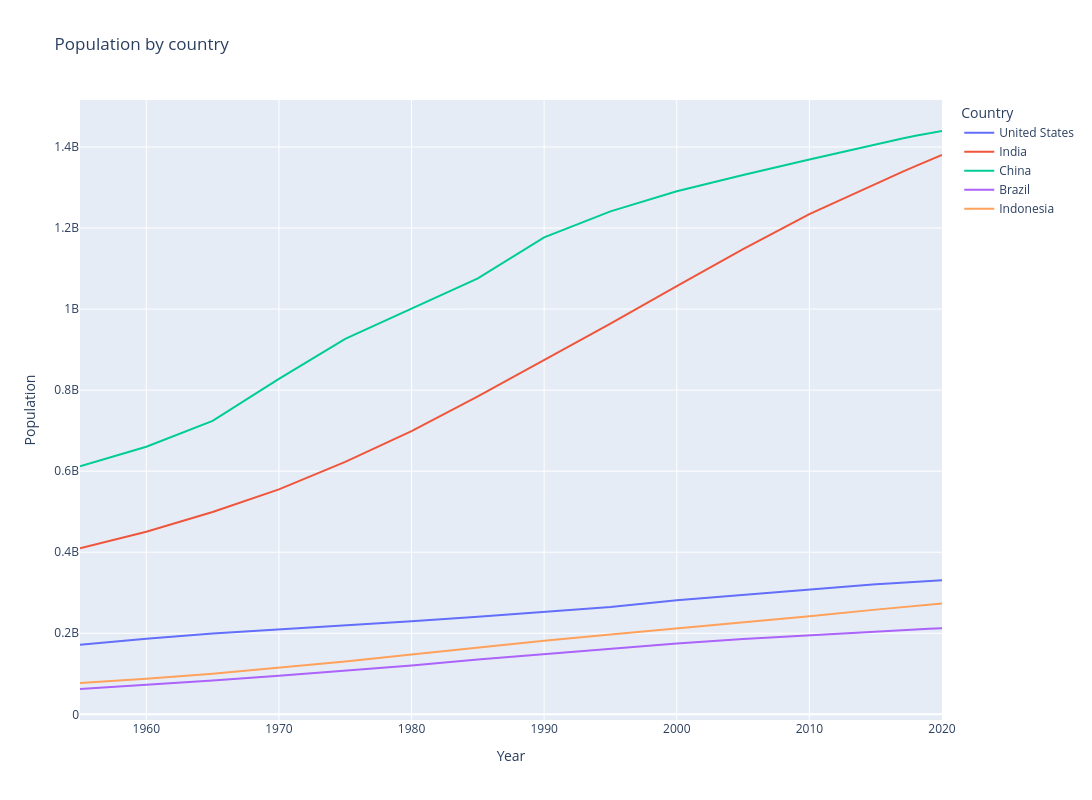

Notebook source saved alongside this figure:
### Markdown cell above
# 1 Lineplot

### Code cell
fig = px.line(
    df_pivot,
    labels={"year": "Year", "value": "Population", "country": "Country"},
    title="Population by country",
    width = 1100,
    height = 800
)
fig.show()

### Figure 1 — Plotly figure (JSON) as saved in the notebook; plotly's stock layout.template omitted (floating-point values rounded to 4 significant figures)
{"data": [{"hovertemplate": "Country=United States<br>Year=%{x}<br>Population=%{y}<extra></extra>", "legendgroup": "United States", "line": {"color": "#636efa", "dash": "solid"}, "marker": {"symbol": "circle"}, "mode": "lines", "name": "United States", "orientation": "v", "showlegend": true, "type": "scatter", "x": [1955.0, 1960.0, 1965.0, 1970.0, 1975.0, 1980.0, 1985.0, 1990.0, 1995.0, 2000.0, 2005.0, 2010.0, 2015.0, 2016.0, 2017.0, 2018.0, 2019.0, 2020.0], "xaxis": "x", "y": [171700000.0, 186700000.0, 199700000.0, 209500000.0, 219100000.0, 229500000.0, 240500000.0, 252100000.0, 265200000.0, 281700000.0, 295000000.0, 309000000.0, 320900000.0, 323000000.0, 325100000.0, 327100000.0, 329100000.0, 331000000.0], "yaxis": "y"}, {"hovertemplate": "Country=India<br>Year=%{x}<br>Population=%{y}<extra></extra>", "legendgroup": "India", "line": {"color": "#EF553B", "dash": "solid"}, "marker": {"symbol": "circle"}, "mode": "lines", "name": "India", "orientation": "v", "showlegend": true, "type": "scatter", "x": [1955.0, 1960.0, 1965.0, 1970.0, 1975.0, 1980.0, 1985.0, 1990.0, 1995.0, 2000.0, 2005.0, 2010.0, 2015.0, 2016.0, 2017.0, 2018.0, 2019.0, 2020.0], "xaxis": "x", "y": [409900000.0, 450500000.0, 499100000.0, 555200000.0, 623100000.0, 699000000.0, 784400000.0, 873300000.0, 963900000.0, 1057000000.0, 1148000000.0, 1234000000.0, 1310000000.0, 1325000000.0, 1339000000.0, 1353000000.0, 1366000000.0, 1380000000.0], "yaxis": "y"}, {"hovertemplate": "Country=China<br>Year=%{x}<br>Population=%{y}<extra></extra>", "legendgroup": "China", "line": {"color": "#00cc96", "dash": "solid"}, "marker": {"symbol": "circle"}, "mode": "lines", "name": "China", "orientation": "v", "showlegend": true, "type": "scatter", "x": [1955.0, 1960.0, 1965.0, 1970.0, 1975.0, 1980.0, 1985.0, 1990.0, 1995.0, 2000.0, 2005.0, 2010.0, 2015.0, 2016.0, 2017.0, 2018.0, 2019.0, 2020.0], "xaxis": "x", "y": [612200000.0, 660400000.0, 724200000.0, 827600000.0, 926200000.0, 1000000000.0, 1076000000.0, 1177000000.0, 1241000000.0, 1291000000.0, 1331000000.0, 1369000000.0, 1407000000.0, 1414000000.0, 1421000000.0, 1428000000.0, 1434000000.0, 1439000000.0], "yaxis": "y"}, {"hovertemplate": "Country=Brazil<br>Year=%{x}<br>Population=%{y}<extra></extra>", "legendgroup": "Brazil", "line": {"color": "#ab63fa", "dash": "solid"}, "marker": {"symbol": "circle"}, "mode": "lines", "name": "Brazil", "orientation": "v", "showlegend": true, "type": "scatter", "x": [1955.0, 1960.0, 1965.0, 1970.0, 1975.0, 1980.0, 1985.0, 1990.0, 1995.0, 2000.0, 2005.0, 2010.0, 2015.0, 2016.0, 2017.0, 2018.0, 2019.0, 2020.0], "xaxis": "x", "y": [62530000.0, 72180000.0, 83370000.0, 95110000.0, 107200000.0, 120700000.0, 135300000.0, 149000000.0, 162000000.0, 174800000.0, 186100000.0, 195700000.0, 204500000.0, 206200000.0, 207800000.0, 209500000.0, 211000000.0, 212600000.0], "yaxis": "y"}, {"hovertemplate": "Country=Indonesia<br>Year=%{x}<br>Population=%{y}<extra></extra>", "legendgroup": "Indonesia", "line": {"color": "#FFA15A", "dash": "solid"}, "marker": {"symbol": "circle"}, "mode": "lines", "name": "Indonesia", "orientation": "v", "showlegend": true, "type": "scatter", "x": [1955.0, 1960.0, 1965.0, 1970.0, 1975.0, 1980.0, 1985.0, 1990.0, 1995.0, 2000.0, 2005.0, 2010.0, 2015.0, 2016.0, 2017.0, 2018.0, 2019.0, 2020.0], "xaxis": "x", "y": [77270000.0, 87750000.0, 100300000.0, 114800000.0, 130700000.0, 147400000.0, 165000000.0, 181400000.0, 196900000.0, 211500000.0, 226300000.0, 241800000.0, 258400000.0, 261600000.0, 264700000.0, 267700000.0, 270600000.0, 273500000.0], "yaxis": "y"}], "layout": {"height": 800, "legend": {"title": {"text": "Country"}, "tracegroupgap": 0}, "title": {"text": "Population by country"}, "width": 1100, "xaxis": {"anchor": "y", "domain": [0, 1], "title": {"text": "Year"}}, "yaxis": {"anchor": "x", "domain": [0, 1], "title": {"text": "Population"}}}}
